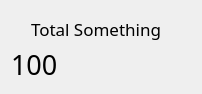
<?xml version="1.0" encoding="UTF-8"?>
<ui version="4.0">
 <class>TotalWidget</class>
 <widget class="QWidget" name="TotalWidget">
  <property name="geometry">
   <rect>
    <x>0</x>
    <y>0</y>
    <width>202</width>
    <height>94</height>
   </rect>
  </property>
  <property name="minimumSize">
   <size>
    <width>154</width>
    <height>94</height>
   </size>
  </property>
  <property name="maximumSize">
   <size>
    <width>220</width>
    <height>94</height>
   </size>
  </property>
  <property name="windowTitle">
   <string>Form</string>
  </property>
  <property name="styleSheet">
   <string notr="true">QWidget#TotalWidget {
	border-radius: 16px;
    background: white;
	color: black;
}

QWidget#TotalWidget &gt; QLabel {
	background-color: transparent;
}</string>
  </property>
  <layout class="QGridLayout" name="gridLayout">
   <property name="spacing">
    <number>0</number>
   </property>
   <item row="0" column="0">
    <widget class="QLabel" name="colorDotLabel">
     <property name="sizePolicy">
      <sizepolicy hsizetype="Maximum" vsizetype="Preferred">
       <horstretch>0</horstretch>
       <verstretch>0</verstretch>
      </sizepolicy>
     </property>
     <property name="minimumSize">
      <size>
       <width>20</width>
       <height>0</height>
      </size>
     </property>
     <property name="font">
      <font>
       <family>Lexend</family>
      </font>
     </property>
     <property name="text">
      <string/>
     </property>
     <property name="pixmap">
      <pixmap resource="../icon/resources.qrc">:/png/png/green_circle.png</pixmap>
     </property>
    </widget>
   </item>
   <item row="0" column="1">
    <widget class="QLabel" name="nameLabel">
     <property name="font">
      <font>
       <family>Lexend ExtraLight</family>
       <pointsize>13</pointsize>
      </font>
     </property>
     <property name="text">
      <string>Total Something</string>
     </property>
    </widget>
   </item>
   <item row="1" column="0" colspan="2">
    <widget class="QLabel" name="numberLabel">
     <property name="font">
      <font>
       <family>Lexend</family>
       <pointsize>20</pointsize>
      </font>
     </property>
     <property name="text">
      <string>100</string>
     </property>
    </widget>
   </item>
  </layout>
 </widget>
 <resources>
  <include location="../icon/resources.qrc"/>
 </resources>
 <connections/>
</ui>
